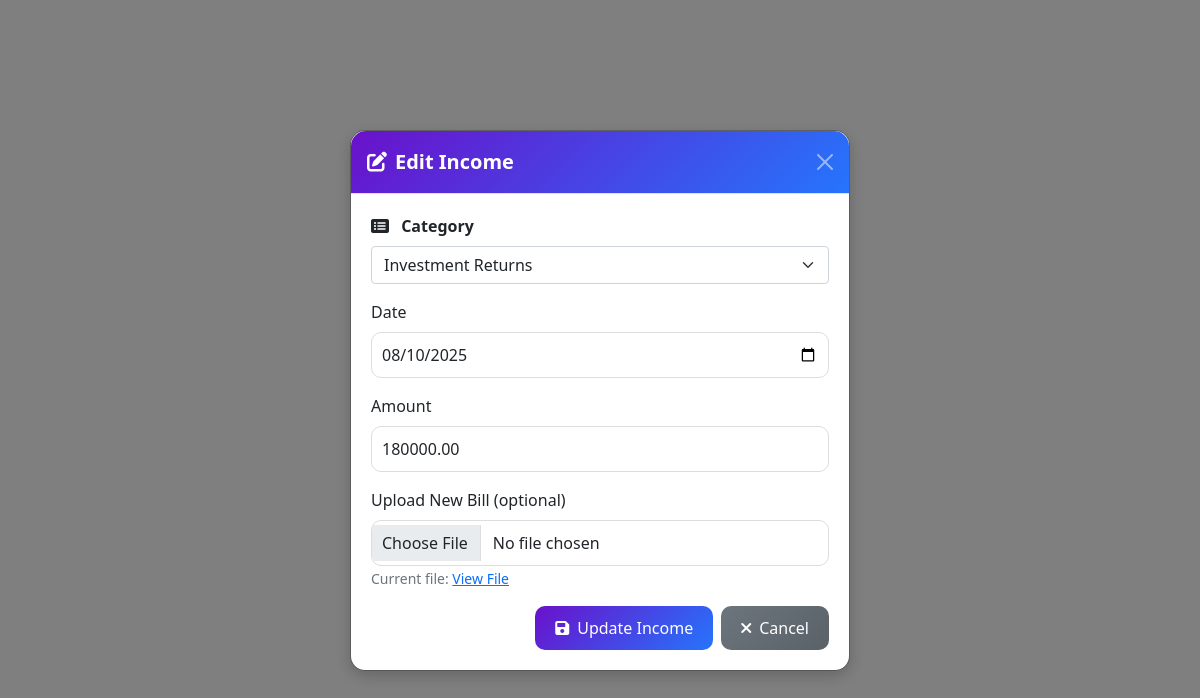
/admin/Income/income_actions.php?edit_id=2 (signed in), run on the app's committed database.
### tables this page shows
CREATE TABLE `income` (
  `id` int(11) NOT NULL AUTO_INCREMENT,
  `category` varchar(255) NOT NULL,
  `date` date NOT NULL,
  `amount` decimal(15,2) NOT NULL,
  `bill_file` varchar(255) DEFAULT NULL,
  `remarks` varchar(255) DEFAULT NULL,
  `customer_id` int(11) DEFAULT NULL,
  `journal_entry_id` int(11) DEFAULT NULL,
  `created_at` timestamp NOT NULL DEFAULT current_timestamp(),
  PRIMARY KEY (`id`),
  KEY `idx_income_date` (`date`),
  KEY `idx_income_category` (`category`),
  KEY `idx_income_journal` (`journal_entry_id`)
);

### admin/Income/income_actions.php (the view, shortened to what this page needs)
<?php
include('../config/dbcon.php');
if (isset($_GET['edit_id'])) {
    $id = $_GET['edit_id'];
    $query = "SELECT * FROM income WHERE id = ?";
    $stmt = mysqli_prepare($conn, $query);
    mysqli_stmt_bind_param($stmt, 'i', $id);
    mysqli_stmt_execute($stmt);
    $result = mysqli_stmt_get_result($stmt);
    $income = mysqli_fetch_assoc($result);
}
?>
<!DOCTYPE html>
<html lang="en">
<head>
    <link href="https://cdn.jsdelivr.net/npm/bootstrap@5.1.3/dist/css/bootstrap.min.css" rel="stylesheet">
    <link href="https://cdnjs.cloudflare.com/ajax/libs/font-awesome/6.0.0-beta3/css/all.min.css" rel="stylesheet">
</head>
<body>
<div class="modal fade" id="editIncomeModal" tabindex="-1" aria-labelledby="editIncomeModalLabel" aria-hidden="true">
    <div class="modal-dialog modal-dialog-centered">
        <div class="modal-content">
            <div class="modal-header">
                <h5 class="modal-title" id="editIncomeModalLabel"><i class="fas fa-edit me-2"></i>Edit Income</h5>
                <button type="button" class="btn-close btn-close-white" data-bs-dismiss="modal" aria-label="Close"></button>
            </div>
            <div class="modal-body">
                <form action="income_actions.php?edit_id=<?php echo $id; ?>" method="POST" enctype="multipart/form-data">
                    <div class="mb-3">
                    <label for="category" class="form-label fw-bold">
    <i class="fas fa-list-alt me-2"></i>
    Category
</label>
<select class="form-select" name="category" required>
    <option value="Investment Returns" <?php echo ($income['category'] == 'Investment Returns') ? 'selected' : ''; ?>>Investment Returns</option>
</select>
                    </div>
                    <div class="mb-3">
                        <label for="date" class="form-label">Date</label>
                        <input type="date" class="form-control" name="date" value="<?php echo $income['date']; ?>" required>
                    </div>
                    <div class="mb-3">
                        <label for="amount" class="form-label">Amount</label>
                        <input type="number" class="form-control" name="amount" value="<?php echo $income['amount']; ?>" step="0.01" required>
                    </div>
                    <div class="mb-3">
                        <label for="bill_file" class="form-label">Upload New Bill (optional)</label>
                        <input type="file" class="form-control" name="bill_file" accept="image/*,application/pdf">
                        <small class="form-text text-muted">Current file: <a href="uploads/<?php echo $income['bill_file']; ?>" target="_blank">View File</a></small>
                    </div>
                    <div class="d-flex justify-content-end gap-2">
                        <button type="submit" class="btn btn-primary"><i class="fas fa-save me-2"></i>Update Income</button>
                        <button type="button" class="btn btn-secondary" data-bs-dismiss="modal"><i class="fas fa-times me-2"></i>Cancel</button>
                    </div>
                </form>
            </div>
        </div>
    </div>
</div>
</body>
</html>

### admin/Income/income_actions.php (style rules this page uses)
.modal-content { border-radius: 15px; box-shadow: 0 5px 15px rgba(0, 0, 0, 0.2); }
.modal-header { background: linear-gradient(135deg, #6a11cb, #2575fc); color: white; border-radius: 15px 15px 0 0; }
.modal-header h5 { font-weight: 600; }
.modal-body { padding: 20px; }
.form-control { border-radius: 10px; border: 1px solid #ddd; padding: 10px; }
.btn-primary { background: linear-gradient(135deg, #6a11cb, #2575fc); border: none; border-radius: 10px; padding: 10px 20px; }
.btn-secondary { background: linear-gradient(135deg, #6c757d, #5a6268); border: none; border-radius: 10px; padding: 10px 20px; }

### data on the page
income: category "Investment Returns", date "08/10/2025", amount "180000.00"
